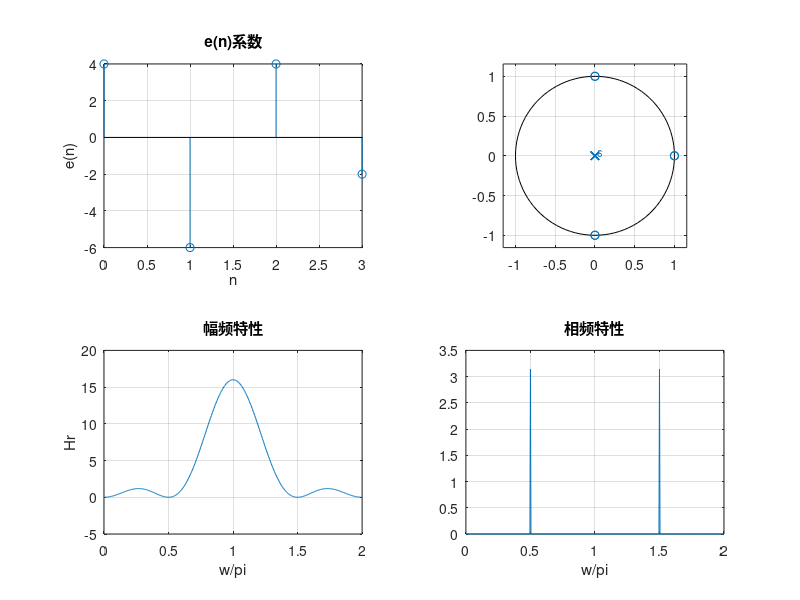

Recreate this plot in MATLAB.
function varargout = fir5()
h = [-1 2 -3 4 -3 2 -1];
M = length(h);
L = (M-1)/2;
e = [h(L+1) 2*h(L:-1:1)];
n = 0:1:L;
w = [0:1:500]'*2*pi/500;
Hr = cos(w*n)*e';
p = angle(Hr);

subplot(2,2,1);
stem(0:L,e); 
xlabel('n');
ylabel('e(n)');
title('e(n)系数')
grid on
subplot(2,2,2);
zplane(h,1);
grid on
subplot(2,2,3); 
plot(w/pi,Hr);
xlabel('w/pi');ylabel('Hr');
title('幅频特性')
grid on
subplot(2,2,4);
plot(w/pi,p); 
xlabel('w/pi');
title('相频特性')
grid on